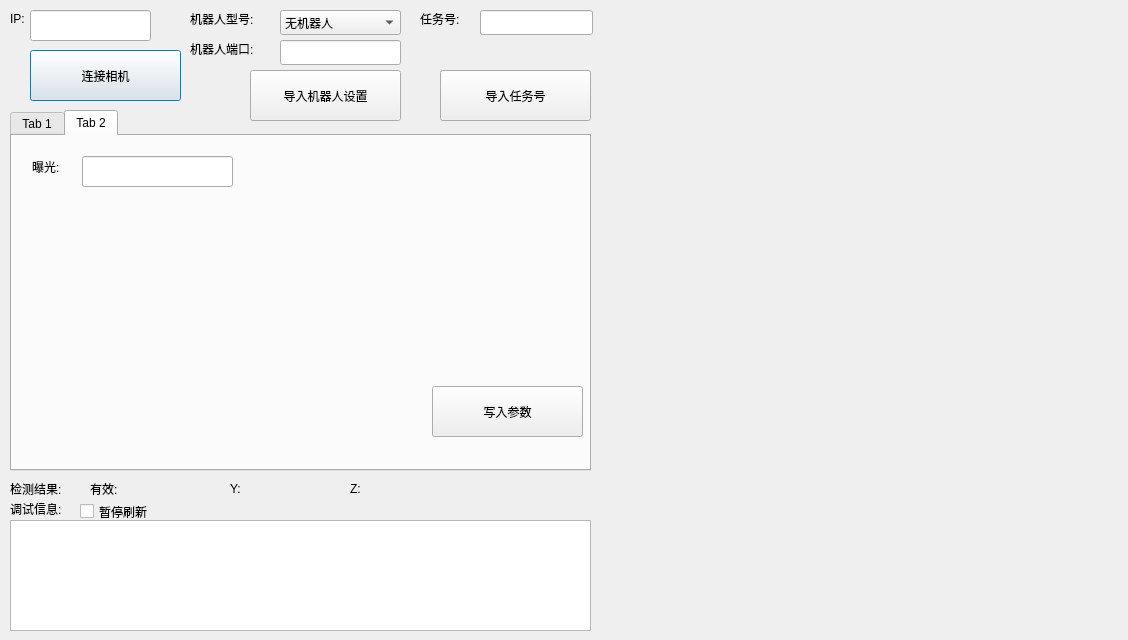
<?xml version="1.0" encoding="UTF-8"?>
<ui version="4.0">
 <class>qtmysunnyDlg</class>
 <widget class="QDialog" name="qtmysunnyDlg">
  <property name="geometry">
   <rect>
    <x>0</x>
    <y>0</y>
    <width>1128</width>
    <height>640</height>
   </rect>
  </property>
  <property name="windowTitle">
   <string>Dialog</string>
  </property>
  <widget class="QLabel" name="imageshowlab">
   <property name="geometry">
    <rect>
     <x>600</x>
     <y>10</y>
     <width>521</width>
     <height>621</height>
    </rect>
   </property>
   <property name="text">
    <string/>
   </property>
  </widget>
  <widget class="QPushButton" name="connectcameraBtn">
   <property name="geometry">
    <rect>
     <x>30</x>
     <y>50</y>
     <width>151</width>
     <height>51</height>
    </rect>
   </property>
   <property name="text">
    <string>连接相机</string>
   </property>
  </widget>
  <widget class="QTabWidget" name="tabWidget">
   <property name="geometry">
    <rect>
     <x>10</x>
     <y>110</y>
     <width>581</width>
     <height>361</height>
    </rect>
   </property>
   <property name="currentIndex">
    <number>1</number>
   </property>
   <widget class="QWidget" name="tab">
    <attribute name="title">
     <string>Tab 1</string>
    </attribute>
    <widget class="QLineEdit" name="tab1lineEdit1">
     <property name="geometry">
      <rect>
       <x>70</x>
       <y>20</y>
       <width>151</width>
       <height>31</height>
      </rect>
     </property>
    </widget>
    <widget class="QLabel" name="tab1label_1">
     <property name="geometry">
      <rect>
       <x>20</x>
       <y>20</y>
       <width>41</width>
       <height>21</height>
      </rect>
     </property>
     <property name="text">
      <string>曝光:</string>
     </property>
    </widget>
    <widget class="QPushButton" name="writeTab1Btn">
     <property name="geometry">
      <rect>
       <x>420</x>
       <y>250</y>
       <width>151</width>
       <height>51</height>
      </rect>
     </property>
     <property name="text">
      <string>写入参数</string>
     </property>
    </widget>
   </widget>
   <widget class="QWidget" name="tab_2">
    <attribute name="title">
     <string>Tab 2</string>
    </attribute>
    <widget class="QLabel" name="tab2label_1">
     <property name="geometry">
      <rect>
       <x>20</x>
       <y>20</y>
       <width>41</width>
       <height>21</height>
      </rect>
     </property>
     <property name="text">
      <string>曝光:</string>
     </property>
    </widget>
    <widget class="QLineEdit" name="tab2lineEdit1">
     <property name="geometry">
      <rect>
       <x>70</x>
       <y>20</y>
       <width>151</width>
       <height>31</height>
      </rect>
     </property>
    </widget>
    <widget class="QPushButton" name="writeTab2Btn">
     <property name="geometry">
      <rect>
       <x>420</x>
       <y>250</y>
       <width>151</width>
       <height>51</height>
      </rect>
     </property>
     <property name="text">
      <string>写入参数</string>
     </property>
    </widget>
   </widget>
  </widget>
  <widget class="QTextBrowser" name="record">
   <property name="geometry">
    <rect>
     <x>10</x>
     <y>520</y>
     <width>581</width>
     <height>111</height>
    </rect>
   </property>
  </widget>
  <widget class="QLabel" name="label">
   <property name="geometry">
    <rect>
     <x>10</x>
     <y>500</y>
     <width>67</width>
     <height>17</height>
    </rect>
   </property>
   <property name="text">
    <string>调试信息:</string>
   </property>
  </widget>
  <widget class="QLineEdit" name="IPadd">
   <property name="geometry">
    <rect>
     <x>30</x>
     <y>10</y>
     <width>121</width>
     <height>31</height>
    </rect>
   </property>
  </widget>
  <widget class="QLabel" name="label_2">
   <property name="geometry">
    <rect>
     <x>10</x>
     <y>10</y>
     <width>21</width>
     <height>17</height>
    </rect>
   </property>
   <property name="text">
    <string>IP:</string>
   </property>
  </widget>
  <widget class="QLabel" name="label_3">
   <property name="geometry">
    <rect>
     <x>190</x>
     <y>10</y>
     <width>101</width>
     <height>17</height>
    </rect>
   </property>
   <property name="text">
    <string>机器人型号:</string>
   </property>
  </widget>
  <widget class="QLabel" name="label_4">
   <property name="geometry">
    <rect>
     <x>190</x>
     <y>40</y>
     <width>101</width>
     <height>17</height>
    </rect>
   </property>
   <property name="text">
    <string>机器人端口:</string>
   </property>
  </widget>
  <widget class="QPushButton" name="robotsetBtn">
   <property name="geometry">
    <rect>
     <x>250</x>
     <y>70</y>
     <width>151</width>
     <height>51</height>
    </rect>
   </property>
   <property name="text">
    <string>导入机器人设置</string>
   </property>
  </widget>
  <widget class="QLineEdit" name="robotport">
   <property name="geometry">
    <rect>
     <x>280</x>
     <y>40</y>
     <width>121</width>
     <height>25</height>
    </rect>
   </property>
  </widget>
  <widget class="QComboBox" name="comboBox">
   <property name="geometry">
    <rect>
     <x>280</x>
     <y>10</y>
     <width>121</width>
     <height>25</height>
    </rect>
   </property>
   <item>
    <property name="text">
     <string>无机器人</string>
    </property>
   </item>
   <item>
    <property name="text">
     <string>智昌机器人</string>
    </property>
   </item>
   <item>
    <property name="text">
     <string>智昌-川崎机器人</string>
    </property>
   </item>
   <item>
    <property name="text">
     <string>摩卡-纳伯特机器人</string>
    </property>
   </item>
  </widget>
  <widget class="QCheckBox" name="checkBox">
   <property name="geometry">
    <rect>
     <x>80</x>
     <y>500</y>
     <width>92</width>
     <height>23</height>
    </rect>
   </property>
   <property name="text">
    <string>暂停刷新</string>
   </property>
  </widget>
  <widget class="QLabel" name="label_5">
   <property name="geometry">
    <rect>
     <x>10</x>
     <y>480</y>
     <width>67</width>
     <height>17</height>
    </rect>
   </property>
   <property name="text">
    <string>检测结果:</string>
   </property>
  </widget>
  <widget class="QLabel" name="label_6">
   <property name="geometry">
    <rect>
     <x>90</x>
     <y>480</y>
     <width>41</width>
     <height>17</height>
    </rect>
   </property>
   <property name="text">
    <string>有效:</string>
   </property>
  </widget>
  <widget class="QLabel" name="label_7">
   <property name="geometry">
    <rect>
     <x>230</x>
     <y>480</y>
     <width>21</width>
     <height>17</height>
    </rect>
   </property>
   <property name="text">
    <string>Y:</string>
   </property>
  </widget>
  <widget class="QLabel" name="label_8">
   <property name="geometry">
    <rect>
     <x>350</x>
     <y>480</y>
     <width>21</width>
     <height>17</height>
    </rect>
   </property>
   <property name="text">
    <string>Z:</string>
   </property>
  </widget>
  <widget class="QLabel" name="label_9">
   <property name="geometry">
    <rect>
     <x>130</x>
     <y>480</y>
     <width>67</width>
     <height>17</height>
    </rect>
   </property>
   <property name="text">
    <string/>
   </property>
  </widget>
  <widget class="QLabel" name="label_10">
   <property name="geometry">
    <rect>
     <x>250</x>
     <y>480</y>
     <width>67</width>
     <height>17</height>
    </rect>
   </property>
   <property name="text">
    <string/>
   </property>
  </widget>
  <widget class="QLabel" name="label_11">
   <property name="geometry">
    <rect>
     <x>380</x>
     <y>480</y>
     <width>67</width>
     <height>17</height>
    </rect>
   </property>
   <property name="text">
    <string/>
   </property>
  </widget>
  <widget class="QLabel" name="label_12">
   <property name="geometry">
    <rect>
     <x>420</x>
     <y>10</y>
     <width>51</width>
     <height>17</height>
    </rect>
   </property>
   <property name="text">
    <string>任务号:</string>
   </property>
  </widget>
  <widget class="QLineEdit" name="tasknum">
   <property name="geometry">
    <rect>
     <x>480</x>
     <y>10</y>
     <width>113</width>
     <height>25</height>
    </rect>
   </property>
  </widget>
  <widget class="QPushButton" name="tasknumsetBtn">
   <property name="geometry">
    <rect>
     <x>440</x>
     <y>70</y>
     <width>151</width>
     <height>51</height>
    </rect>
   </property>
   <property name="text">
    <string>导入任务号</string>
   </property>
  </widget>
 </widget>
 <resources/>
 <connections/>
</ui>
